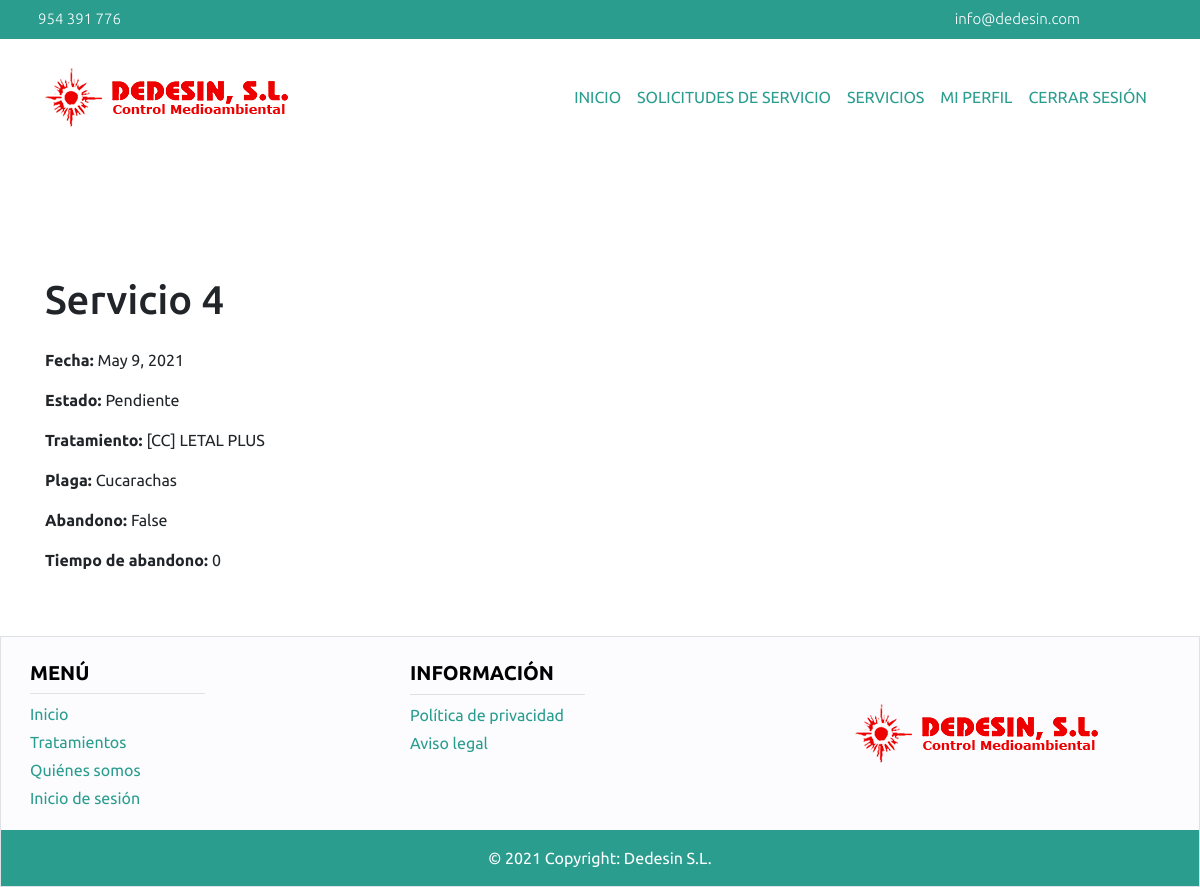
The page /cliente/servicio/show/4/ (signed in) on the database its author committed.
### main/models.py (models this page shows, shortened)
class Servicio(models.Model):
    estado = models.CharField(choices=ESTADO_SERVICIO, default='pendiente', max_length=9)
    observaciones = models.TextField()
    solicitudServicio = models.OneToOneField(SolicitudServicio, on_delete=models.CASCADE)
    trabajador = models.ForeignKey(Trabajador, on_delete=models.CASCADE, default=None, null=True)
    factura = models.OneToOneField(Factura, on_delete=models.CASCADE, default=None, null=True)

class SolicitudServicio(models.Model):
    estado = models.CharField(choices=ESTADO_SOLICITUD, default='pendiente', max_length=9)
    fecha = models.DateField(default=None, null=True)
    observaciones = models.TextField()
    tratamiento = models.ForeignKey(Tratamiento, on_delete=models.CASCADE, default=None, null=True)
    plaga = models.ForeignKey(Plaga, on_delete=models.CASCADE)
    usuario = models.ForeignKey(User, on_delete=models.CASCADE)

class Tratamiento(models.Model):
    nombre = models.CharField(max_length=100, blank=False)
    descripcion = models.TextField()
    precio = models.FloatField()
    abandono = models.BooleanField(default=False)
    horasAbandono = models.IntegerField(default=0)
    plaga = models.ForeignKey(Plaga, on_delete=models.CASCADE)

class Plaga(models.Model):
    nombre = models.CharField(max_length=60)

### main/cliente/views.py (the view)
# urls.py: path('servicio/show/<int:id>/', views.show_servicios_cliente),
@login_required
def show_servicios_cliente(request, id):
    if esCliente(request):
        servicio = Servicio.objects.get(id=id)
        if servicio:
            if request.user == servicio.solicitudServicio.usuario:
                return render(request, 'servicioClienteForm.html', {'servicio': servicio})
            else:
                return redirect('/errorPermiso')
        else:
            return render(request, 'servicioClienteForm.html')
    else:
        return redirect('/errorPermiso')

### main/cliente/views.py (called while the page is built)
def esCliente(request):
    try:
        persona = Persona.objects.filter(usuario=request.user)[0]
        cliente = Cliente.objects.filter(persona=persona)[0]
        return cliente
    except:
        return None

### main/cliente/templates/servicioClienteForm.html (shortened to what this page needs)
{% extends 'headerCliente.html' %}
{% block contenido %}
{% if servicio %}
<div class="container mb-5" style="margin-top:10%;">
    <h1> Servicio {{servicio.id}} </h1>
    <div class="container mt-4">
        <div class="row">
            <div class="col-sm">
                <div class="row">
                    <strong><p>Fecha: </p></strong>
                    <p class=" ml-1">{{servicio.solicitudServicio.fecha}}</p>
                </div>
                <div class="row">
                    <strong><p>Estado:</p></strong>
                    <p class="ml-1">{{servicio.estado.title}}</p>
                </div>
                <div class="row">
                    <strong><p>Tratamiento: </p></strong>
                    <p class="ml-1">{{servicio.solicitudServicio.tratamiento.nombre}}</p>
                </div>
                <div class="row">
                    <strong><p>Plaga: </p></strong>
                    <p class="ml-1">{{servicio.solicitudServicio.plaga.nombre}}</p>
                </div>
                <div class="row">
                    <strong><p>Abandono: </p></strong>
                    <p class="ml-1">{{servicio.solicitudServicio.tratamiento.abandono}}</p>
                </div>
                <div class="row">
                    <strong><p>Tiempo de abandono: </p></strong>
                    <p class="ml-1">{{servicio.solicitudServicio.tratamiento.horasAbandono}}</p>
                </div>
            </div>
        </div>
    </div>
</div>
{% endif %}
{% endblock %}

### main/static/main/index.css (style rules this page uses)
body { font-family: "Ubuntu", sans-serif; }

### rows shown on the page
Servicio: id "4", solicitudServicio.fecha "May 9, 2021", estado "Pendiente", solicitudServicio.tratamiento.nombre "[CC] LETAL PLUS", solicitudServicio.plaga.nombre "Cucarachas", solicitudServicio.tratamiento.abandono "False", solicitudServicio.tratamiento.horasAbandono "0"
